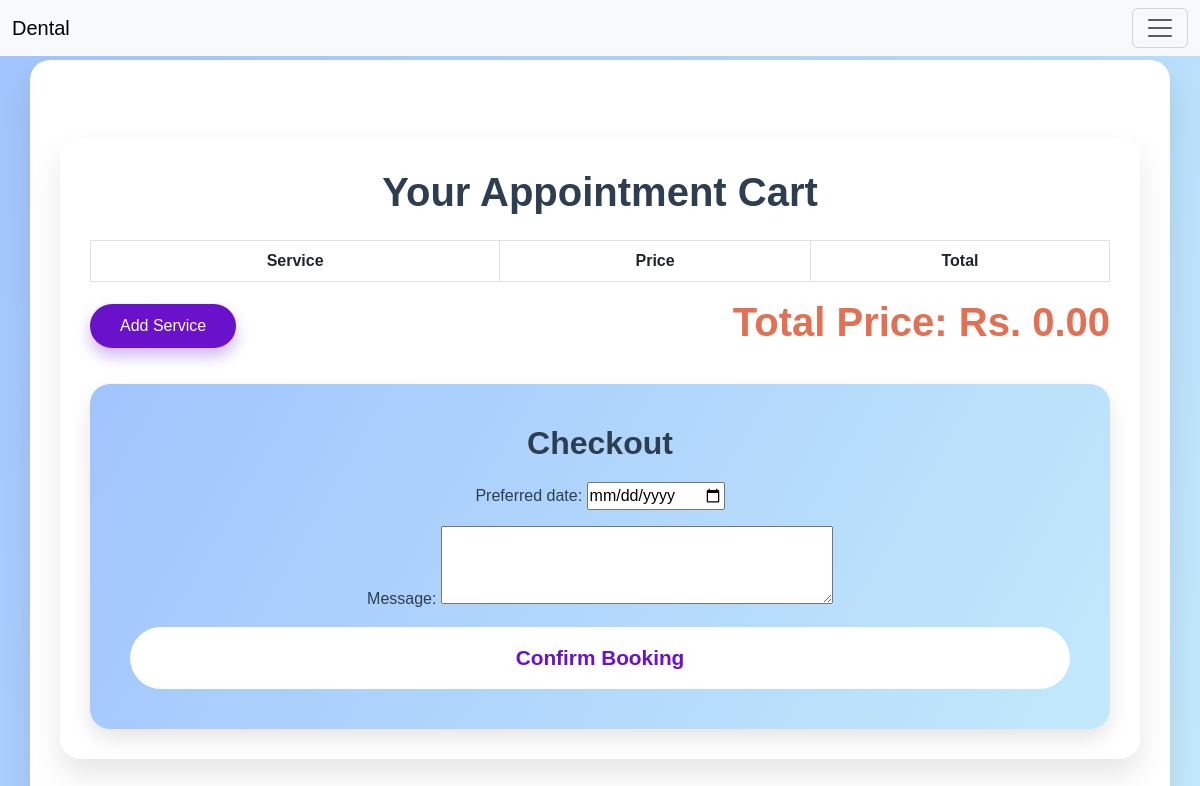
Page /appoint/ (signed in) on the earlier database version.
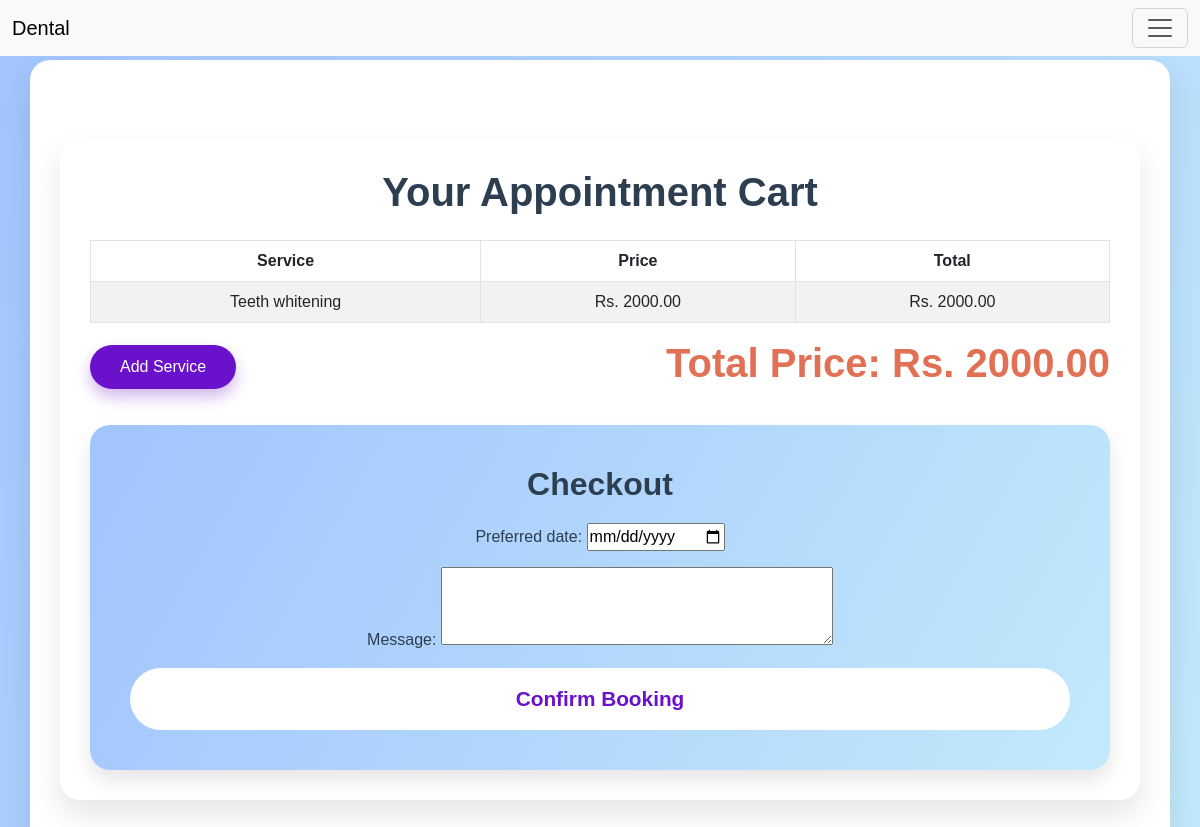
Same page on the later database version.
### appoint/models.py (models this page shows, shortened)
class appitem(models.Model):
     app=models.ForeignKey(app, on_delete=models.CASCADE,null=True)
     app_service=models.ForeignKey(service, on_delete=models.CASCADE,null=True)

### services/models.py (models this page shows)
class service(models.Model):
    name= models.CharField( max_length=50)
    detail= models.TextField()
    price=models.CharField(max_length=50)
    piccture= models.FileField(upload_to='service/',null=True ,blank=True)

### appoint/views.py (the view)
# urls.py: path('',appointments,name='appointment'),
@login_required
def appointments(request):
    user=request.user
    if user.is_authenticated:
        apps = app.objects.filter(user=request.user, finalized=False).last()
        if apps:
            appitems = apps.appitem_set.all()
            totalprice = sum(float(item.app_service.price) for item in appitems)
        else:
            appitems = []
            totalprice = 0
        if request.method == 'POST':
            form = CheckoutForm(request.POST)
            if form.is_valid():
                appointment = form.save(commit=False)
                appointment.user = request.user
                appointment.total_amount = totalprice
                appointment.finalized = True
                appointment.save()
                for item in appitems:
                    item.app = appointment
                    item.save()
                return redirect('appointment_details', pk=appointment.pk)
        else:
            form = CheckoutForm()
        return render(request, 'appointment/booking.html', {'appitems': appitems, 'totalprice': totalprice, 'form': form})
    return redirect('login')

### appoint/forms.py
class CheckoutForm(forms.ModelForm):
    class Meta:
        model = app
        fields = ['preferred_date', 'message']
        widgets = {
            'preferred_date': forms.DateInput(attrs={'type': 'date'}),
            'message': forms.Textarea(attrs={'rows': 3}),
        }

### templates/appointment/booking.html (shortened to what this page needs)
{% extends "cust/base.html" %}
{% block page %}
<!DOCTYPE html>
<html lang="en">
<head>
    <link href="https://cdn.jsdelivr.net/npm/bootstrap@5.3.0/dist/css/bootstrap.min.css" rel="stylesheet">
</head>
<body>
    <div class="container my-5">
        <h1 class="mb-4">Your Appointment Cart</h1>
        <table class="table table-bordered table-striped">
            <thead>
                <tr>
                    <th>Service</th>
                    <th>Price</th>
                    <th>Total</th>
                </tr>
            </thead>
            <tbody>
                {% for item in appitems %}
                <tr>
                    <td>{{ item.app_service.name }}</td>
                    <td>Rs. {{ item.app_service.price|floatformat:2 }}</td>
                    <td>Rs. {{ item.app_service.price|floatformat:2 }}</td>
                </tr>
                {% endfor %}
            </tbody>
        </table>
        <div class="d-flex justify-content-between align-items-center mb-4">
            <a href="{% url 'service' %}" class="btn btn-primary">Add Service</a>
            <h3 class="total-price">Total Price: Rs. {{ totalprice|floatformat:2 }}</h3>
        </div>
        <div class="checkout-section">
            <h2>Checkout</h2>
            <form method="post">
                <div class="mb-3">
                    {{ form.as_p }}
                </div>
                <button type="submit" class="btn btn-primary w-100">Confirm Booking</button>
            </form>
        </div>
    </div>
</body>
</html>
{% endblock page %}

Differences in the rows shown:
added appitem: app_service.name "Teeth whitening", app_service.price "2000.00"
Other differences:
{{ totalprice|floatformat:2 }}: "0.00" → "2000.00"
